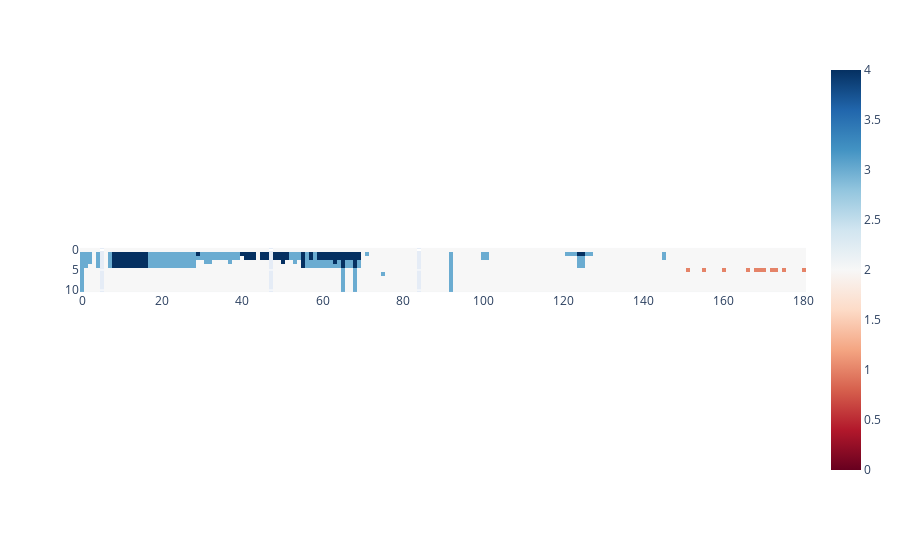
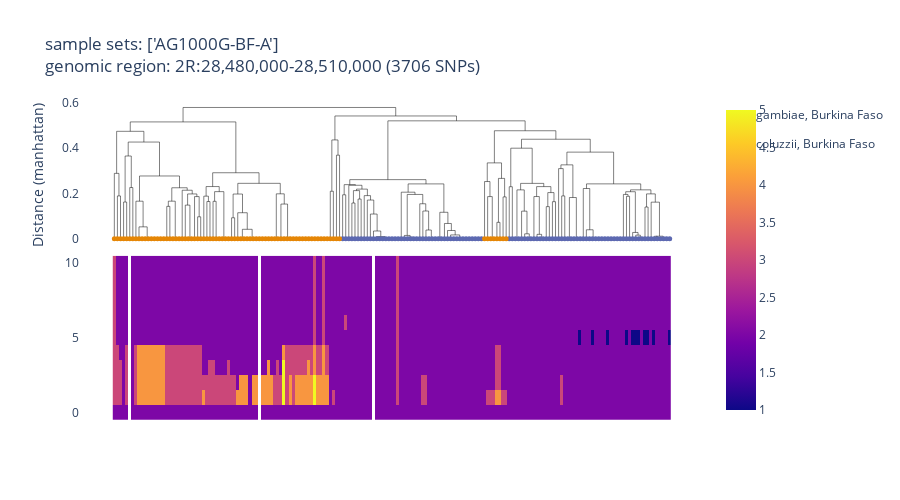

Notebook code cell kept with these figures, in order:
### Code cell
cyp6aap_region = "2R:28,480,000-28,510,000"
fig = ag3.plot_diplotype_clustering_advanced(
    region=cyp6aap_region,
    sample_sets=["AG1000G-BF-A"],
    height=500,
    site_mask="gamb_colu",
    color="taxon",
    symbol="country",
    heterozygosity=False,
    cnv_region=cyp6aap_region,
    show=False,
    cnv_colorscale="RdBu",
)
fig

### Figure 1 — Plotly figure (JSON) as saved in the notebook; plotly's stock layout.template omitted (floating-point values rounded to 4 significant figures; data arrays with more than 128 entries replaced by an {"elided": "..."} marker saying what was removed)
{"data": [{"coloraxis": "coloraxis", "hovertemplate": "x: %{x}<br>y: %{y}<br>color: %{z}<extra></extra>", "name": "0", "type": "heatmap", "xaxis": "x", "yaxis": "y", "z": {"elided": "11x181 int values"}}], "layout": {"coloraxis": {"cmax": 4, "cmin": 0, "colorscale": [[0, "rgb(103,0,31)"], [0.1, "rgb(178,24,43)"], [0.2, "rgb(214,96,77)"], [0.3, "rgb(244,165,130)"], [0.4, "rgb(253,219,199)"], [0.5, "rgb(247,247,247)"], [0.6, "rgb(209,229,240)"], [0.7, "rgb(146,197,222)"], [0.8, "rgb(67,147,195)"], [0.9, "rgb(33,102,172)"], [1, "rgb(5,48,97)"]]}, "margin": {"t": 60}, "xaxis": {"anchor": "y", "constrain": "domain", "domain": [0, 1], "scaleanchor": "y"}, "yaxis": {"anchor": "x", "autorange": "reversed", "constrain": "domain", "domain": [0, 1]}}}

### Figure 2 — Plotly figure (JSON) as saved in the notebook; plotly's stock layout.template omitted (floating-point values rounded to 4 significant figures; data arrays with more than 128 entries replaced by an {"elided": "..."} marker saying what was removed)
{"data": [{"hovertemplate": "x=%{x}<br>y=%{y}<extra></extra>", "legendgroup": "", "line": {"color": "black", "dash": "solid", "width": 0.5}, "marker": {"size": 5, "symbol": "circle"}, "mode": "lines", "name": "", "orientation": "v", "showlegend": false, "type": "scatter", "x": {"elided": "900 float values"}, "xaxis": "x", "y": {"elided": "900 float values"}, "yaxis": "y"}, {"customdata": {"elided": "99x11 mixed values"}, "hovertemplate": "<b>%{hovertext}</b><br><br>taxon=%{customdata[3]}<br>country=%{customdata[4]}<br>x=%{x}<br>y=%{y}<br>sample_id=%{customdata[0]}<br>partner_sample_id=%{customdata[1]}<br>sample_set=%{customdata[2]}<br>admin1_iso=%{customdata[5]}<br>admin1_name=%{customdata[6]}<br>admin2_name=%{customdata[7]}<br>location=%{customdata[8]}<br>year=%{customdata[9]}<br>month=%{customdata[10]}<extra></extra>", "hovertext": ["AB0164-C", "AB0252-C", "AB0264-C", "AB0130-Cx", "AB0261-Cx", "AB0256-C", "AB0280-Cx", "AB0176-Cx", "AB0159-C", "AB0244-C", "AB0173-C", "AB0151-Cx", "AB0174-C", "AB0201-Cx", "AB0158-Cx", "AB0255-C", "AB0178-C", "AB0133-C", "AB0269-Cx", "AB0148-Cx", "AB0177-C", "AB0116-C", "AB0175-Cx", "AB0118-C", "AB0136-Cx", "AB0134-C", "AB0228-C", "AB0203-C", "AB0179-Cx", "AB0167-C", "AB0206-C", "AB0127-C", "AB0281-Cx", "AB0131-Cx", "AB0172-Cx", "AB0171-Cx", "AB0283-C", "AB0217-C", "AB0117-C", "AB0129-C", "AB0272-Cx", "AB0085-Cx", "AB0165-C", "AB0166-C", "AB0146-Cx", "AB0197-C", "AB0265-C", "AB0268-C", "AB0211-C", "AB0260-C", "AB0161-C", "AB0126-Cx", "AB0147-C", "AB0251-C", "AB0199-C", "AB0157-Cx", "AB0128-C", "AB0231-C", "AB0103-C", "AB0119-C", "AB0104-Cx", "AB0225-C", "AB0160-Cx", "AB0135-C", "AB0271-Cx", "AB0278-C", "AB0284-C", "AB0270-C", "AB0198-C", "AB0218-C", "AB0207-C", "AB0236-Cx", "AB0238-C", "AB0273-Cx", "AB0235-C", "AB0239-C", "AB0202-Cx", "AB0275-C", "AB0253-C", "AB0208-C", "AB0200-C", "AB0145-C", "AB0170-C", "AB0274-C", "AB0144-C", "AB0169-C", "AB0155-Cx", "AB0143-Cx", "AB0150-Cx", "AB0241-C", "AB0086-Cx", "AB0153-C", "AB0162-C", "AB0096-C", "AB0180-Cx", "AB0232-Cx", "AB0205-C", "AB0233-C", "AB0277-C"], "legendgroup": "gambiae, Burkina Faso", "line": {"color": "black", "width": 0.5}, "marker": {"color": "rgb(93, 105, 177)", "size": 5, "symbol": "circle"}, "mode": "markers", "name": "gambiae, Burkina Faso", "orientation": "v", "showlegend": true, "type": "scatter", "x": [74, 75, 76, 77, 78, 79, 80, 81, 82, 83, 84, 85, 86, 87, 88, 89, 90, 91, 92, 93, 94, 95, 96, 97, 98, 99, 100, 101, 102, 103, 104, 105, 106, 107, 108, 109, 110, 111, 112, 113, 114, 115, 116, 117, 118, 119, 128, 129, 130, 131, 132, 133, 134, 135, 136, 137, 138, 139, 140, 141, 142, 143, 144, 145, 146, 147, 148, 149, 150, 151, 152, 153, 154, 155, 156, 157, 158, 159, 160, 161, 162, 163, 164, 165, 166, 167, 168, 169, 170, 171, 172, 173, 174, 175, 176, 177, 178, 179, 180], "xaxis": "x", "y": [0, 0, 0, 0, 0, 0, 0, 0, 0, 0, 0, 0, 0, 0, 0, 0, 0, 0, 0, 0, 0, 0, 0, 0, 0, 0, 0, 0, 0, 0, 0, 0, 0, 0, 0, 0, 0, 0, 0, 0, 0, 0, 0, 0, 0, 0, 0, 0, 0, 0, 0, 0, 0, 0, 0, 0, 0, 0, 0, 0, 0, 0, 0, 0, 0, 0, 0, 0, 0, 0, 0, 0, 0, 0, 0, 0, 0, 0, 0, 0, 0, 0, 0, 0, 0, 0, 0, 0, 0, 0, 0, 0, 0, 0, 0, 0, 0, 0, 0], "yaxis": "y"}, {"customdata": {"elided": "82x11 mixed values"}, "hovertemplate": "<b>%{hovertext}</b><br><br>taxon=%{customdata[3]}<br>country=%{customdata[4]}<br>x=%{x}<br>y=%{y}<br>sample_id=%{customdata[0]}<br>partner_sample_id=%{customdata[1]}<br>sample_set=%{customdata[2]}<br>admin1_iso=%{customdata[5]}<br>admin1_name=%{customdata[6]}<br>admin2_name=%{customdata[7]}<br>location=%{customdata[8]}<br>year=%{customdata[9]}<br>month=%{customdata[10]}<extra></extra>", "hovertext": ["AB0095-Cx", "AB0139-C", "AB0182-C", "AB0101-C", "AB0219-Cx", "AB0089-Cx", "AB0092-C", "AB0187-C", "AB0097-Cx", "AB0213-C", "AB0190-C", "AB0111-C", "AB0115-C", "AB0234-C", "AB0132-C", "AB0087-C", "AB0122-C", "AB0191-Cx", "AB0262-Cx", "AB0138-Cx", "AB0223-C", "AB0279-C", "AB0258-Cx", "AB0247-C", "AB0192-C", "AB0196-C", "AB0266-Cx", "AB0094-Cx", "AB0222-C", "AB0183-C", "AB0114-C", "AB0230-Cx", "AB0224-C", "AB0226-C", "AB0137-Cx", "AB0186-C", "AB0248-C", "AB0263-C", "AB0098-Cx", "AB0124-C", "AB0109-C", "AB0185-Cx", "AB0189-C", "AB0267-C", "AB0210-C", "AB0212-C", "AB0249-Cx", "AB0088-C", "AB0240-C", "AB0142-C", "AB0140-C", "AB0193-C", "AB0112-C", "AB0184-C", "AB0221-C", "AB0121-C", "AB0243-C", "AB0276-C", "AB0250-Cx", "AB0194-C", "AB0100-C", "AB0214-C", "AB0091-C", "AB0204-C", "AB0237-C", "AB0209-C", "AB0181-C", "AB0123-C", "AB0090-C", "AB0099-Cx", "AB0216-C", "AB0257-C", "AB0215-C", "AB0227-Cx", "AB0113-C", "AB0188-C", "AB0110-C", "AB0259-Cx", "AB0229-C", "AB0246-C", "AB0242-C", "AB0282-Cx"], "legendgroup": "coluzzii, Burkina Faso", "line": {"color": "black", "width": 0.5}, "marker": {"color": "rgb(229, 134, 6)", "size": 5, "symbol": "circle"}, "mode": "markers", "name": "coluzzii, Burkina Faso", "orientation": "v", "showlegend": true, "type": "scatter", "x": [0, 1, 2, 3, 4, 5, 6, 7, 8, 9, 10, 11, 12, 13, 14, 15, 16, 17, 18, 19, 20, 21, 22, 23, 24, 25, 26, 27, 28, 29, 30, 31, 32, 33, 34, 35, 36, 37, 38, 39, 40, 41, 42, 43, 44, 45, 46, 47, 48, 49, 50, 51, 52, 53, 54, 55, 56, 57, 58, 59, 60, 61, 62, 63, 64, 65, 66, 67, 68, 69, 70, 71, 72, 73, 120, 121, 122, 123, 124, 125, 126, 127], "xaxis": "x", "y": [0, 0, 0, 0, 0, 0, 0, 0, 0, 0, 0, 0, 0, 0, 0, 0, 0, 0, 0, 0, 0, 0, 0, 0, 0, 0, 0, 0, 0, 0, 0, 0, 0, 0, 0, 0, 0, 0, 0, 0, 0, 0, 0, 0, 0, 0, 0, 0, 0, 0, 0, 0, 0, 0, 0, 0, 0, 0, 0, 0, 0, 0, 0, 0, 0, 0, 0, 0, 0, 0, 0, 0, 0, 0, 0, 0, 0, 0, 0, 0, 0, 0], "yaxis": "y"}, {"coloraxis": "coloraxis", "hovertemplate": "x: %{x}<br>y: %{y}<br>color: %{z}<extra></extra>", "name": "0", "type": "heatmap", "xaxis": "x2", "yaxis": "y2", "z": {"elided": "11x181 int values"}}], "layout": {"height": 500, "hovermode": "closest", "plot_bgcolor": "white", "title": {"text": "sample sets: ['AG1000G-BF-A']<br>genomic region: 2R:28,480,000-28,510,000 (3706 SNPs)"}, "xaxis": {"anchor": "y", "domain": [0, 1], "matches": "x2", "range": [0, 180], "showticklabels": false, "visible": false}, "xaxis2": {"anchor": "y2", "domain": [0, 1], "visible": false}, "yaxis": {"anchor": "x", "domain": [0.5333, 1.0], "title": {"text": "Distance (manhattan)"}}, "yaxis2": {"anchor": "x2", "domain": [0, 0.5133]}}}
